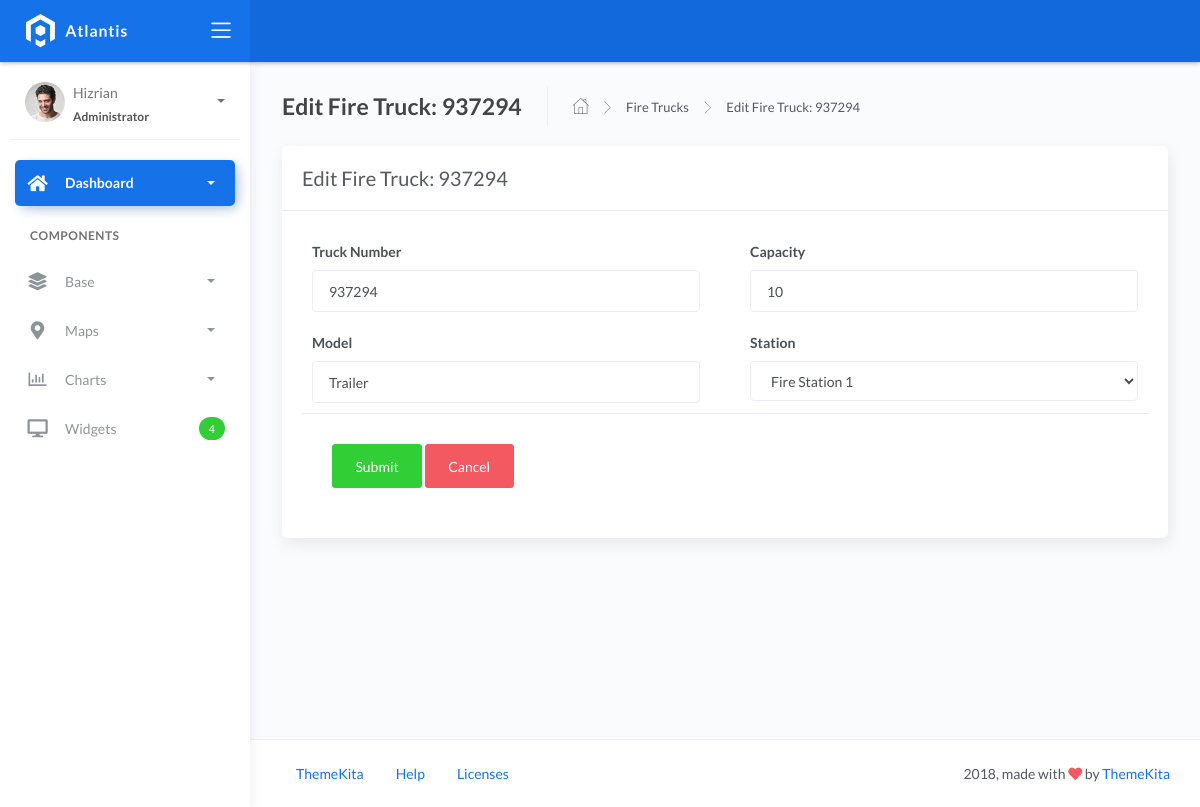
Screenshot of /firetrucks/1/update/ with the database file from the repository.
### fire/models.py (models this page shows)
class BaseModel(models.Model):
    created_at = models.DateTimeField(auto_now_add=True, db_index=True)
    updated_at = models.DateTimeField(auto_now=True)
    class Meta:
        abstract = True

class FireTruck(BaseModel):
    truck_number = models.CharField(max_length=150)
    model = models.CharField(max_length=150)
    capacity = models.CharField(max_length=150)
    station = models.ForeignKey(FireStation, on_delete=models.CASCADE)

class FireStation(BaseModel):
    name = models.CharField(max_length=150)
    location = models.ForeignKey(Locations, on_delete=models.CASCADE, null=True, blank=True)  # Allow nulls for migration
    latitude = models.DecimalField(
        max_digits=22, decimal_places=16, null=True, blank=True)
    longitude = models.DecimalField(
        max_digits=22, decimal_places=16, null=True, blank=True)
    address = models.CharField(max_length=150)
    city = models.CharField(max_length=150)
    country = models.CharField(max_length=150)

### fire/views.py (the view, shortened to what this page needs)
# urls.py: path('firetrucks/<int:pk>/update/', FireTruckUpdateView.as_view(), name='firetruck_update'),
class FireTruckUpdateView(UpdateView):
    model = FireTruck
    template_name = 'crud/firetrucks/form.html'
    fields = ['truck_number', 'model', 'capacity', 'station']
    success_url = '/firetrucks/'
    def get_context_data(self, **kwargs):
        context = super().get_context_data(**kwargs)
        context['title'] = f'Edit Fire Truck: {self.object.truck_number}'
        context['stations'] = FireStation.objects.all()  # Add stations to context
        return context

### templates/crud/firetrucks/form.html (shortened to what this page needs)
{% extends 'base.html' %}
{% load static %}
{% block content %}
<div class="page-inner">
    <div class="page-header">
        <h4 class="page-title">{{ title }}</h4>
        <ul class="breadcrumbs">
            <li class="nav-home">
                <a href="{% url 'home' %}">
                    <i class="flaticon-home"></i>
                </a>
            </li>
            <li class="separator">
                <i class="flaticon-right-arrow"></i>
            </li>
            <li class="nav-item">
                <a href="{% url 'firetruck_list' %}">Fire Trucks</a>
            </li>
            <li class="separator">
                <i class="flaticon-right-arrow"></i>
            </li>
            <li class="nav-item">
                <a href="#">{{ title }}</a>
            </li>
        </ul>
    </div>
    <div class="row">
        <div class="col-md-12">
            <div class="card">
                <div class="card-header">
                    <div class="card-title">{{ title }}</div>
                </div>
                <div class="card-body">
                    <form method="post">
                        <div class="row">
                            <div class="col-md-6">
                                <div class="form-group">
                                    <label for="truck_number">Truck Number</label>
                                    <input type="text" class="form-control" id="truck_number" name="truck_number" value="{{ firetruck.truck_number }}" required>
                                </div>
                                <div class="form-group">
                                    <label for="type">Model</label>
                                    <input type="text" class="form-control" id="model" name="model" value="{{ firetruck.model }}" required>
                                </div>
                            </div>
                            <div class="col-md-6">
                                <div class="form-group">
                                    <label for="capacity">Capacity</label>
                                    <input type="number" class="form-control" id="capacity" name="capacity" value="{{ firetruck.capacity }}" required>
                                </div>
                                <div class="form-group">
                                    <label for="station">Station</label>
                                    <select class="form-control" id="station" name="station" required>
                                        {% for station in stations %}
                                        <option value="{{ station.id }}" {% if firetruck.station.id == station.id %}selected{% endif %}>{{ station.name }}</option>
                                        {% endfor %}
                                    </select>
                                </div>
                            </div>
                        </div>
                        <div class="card-action">
                            <button type="submit" class="btn btn-success">Submit</button>
                            <a href="{% url 'firetruck_list' %}" class="btn btn-danger">Cancel</a>
                        </div>
                    </form>
                </div>
            </div>
        </div>
    </div>
</div>
{% endblock %}

### rows the page displays
FireTruck: truck_number "937294", model "Trailer", capacity "10", station "Fire Station 1"

### other values shown
{{ title }} "Edit Fire Truck: 937294"
